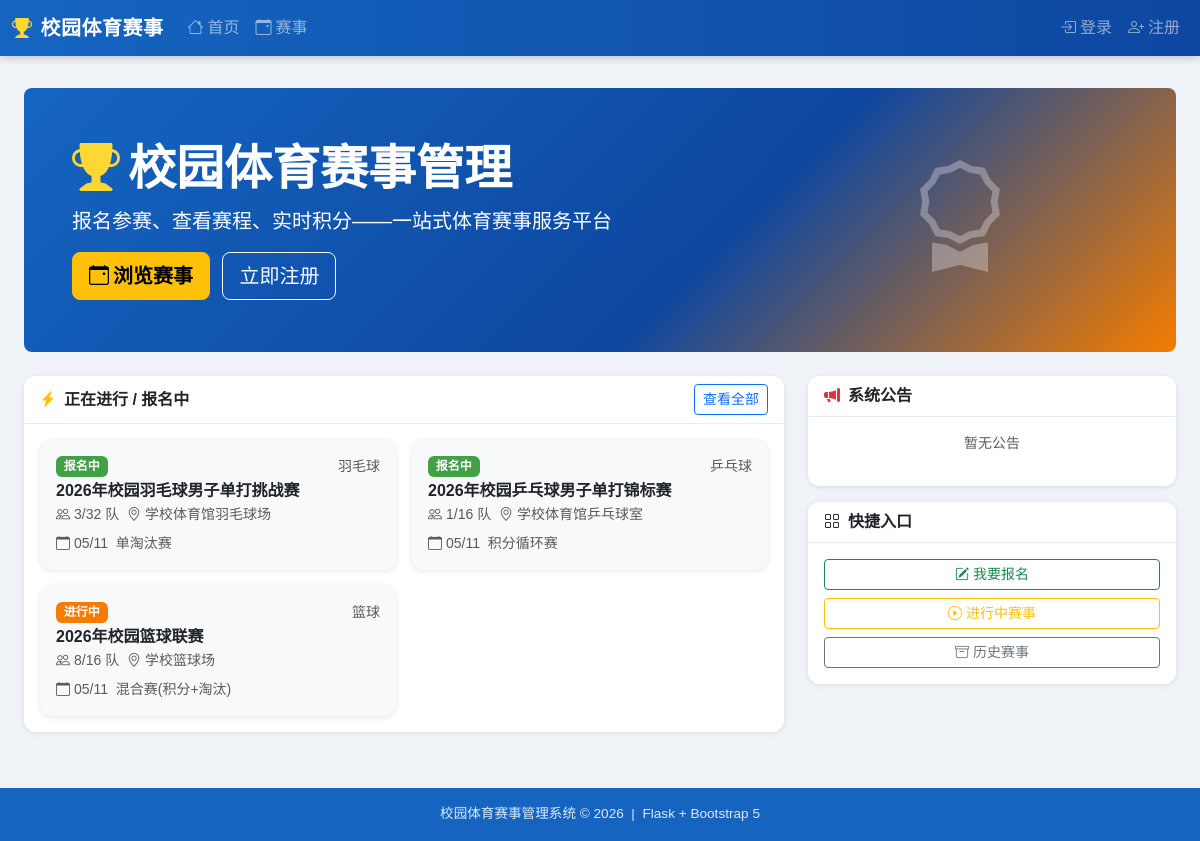
The page / on the database its author committed.
### app/models.py (models this page shows, shortened)
class Competition(db.Model):
    __tablename__ = 'competitions'
    id           = db.Column(db.Integer, primary_key=True)
    name         = db.Column(db.String(128), nullable=False)
    sport_type   = db.Column(db.String(64))          # 篮球/足球/田径/…
    comp_type    = db.Column(db.String(20), default='individual')
    format       = db.Column(db.String(20), default='round_robin')
    description  = db.Column(db.Text)
    rules        = db.Column(db.Text)
    venue        = db.Column(db.String(128))
    max_teams    = db.Column(db.Integer, default=16)
    team_size    = db.Column(db.Integer, default=1)  # 团体赛每队人数
    win_points   = db.Column(db.Integer, default=3)
    draw_points  = db.Column(db.Integer, default=1)
    loss_points  = db.Column(db.Integer, default=0)
    top_advance  = db.Column(db.Integer, default=8)
    status       = db.Column(db.String(20), default='draft')
    reg_start    = db.Column(db.DateTime)
    reg_end      = db.Column(db.DateTime)
    start_date   = db.Column(db.DateTime)
    end_date     = db.Column(db.DateTime)
    created_by   = db.Column(db.Integer, db.ForeignKey('users.id'))
    created_at   = db.Column(db.DateTime, default=datetime.utcnow)
    creator       = db.relationship('User', foreign_keys=[created_by])
    registrations = db.relationship('Registration', backref='competition', lazy='dynamic',
                                    cascade='all, delete-orphan')
    groups        = db.relationship('Group', backref='competition', lazy='dynamic',
                                    cascade='all, delete-orphan')
    matches       = db.relationship('Match', backref='competition', lazy='dynamic',
                                    cascade='all, delete-orphan')
    @property
    def status_label(self):
        labels = {'draft':'草稿','open':'报名中','ongoing':'进行中',
                  'finished':'已结束','cancelled':'已取消'}
        return labels.get(self.status, self.status)
    @property
    def format_label(self):
        labels = {'round_robin':'积分循环赛','knockout':'单淘汰赛','hybrid':'混合赛(积分+淘汰)'}
        return labels.get(self.format, self.format)

### app/blueprints/main.py (the view)
@main_bp.route('/')
def index():
    comps = Competition.query.filter(
        Competition.status.in_(['open', 'ongoing'])
    ).order_by(Competition.start_date.desc()).limit(6).all()
    announcements = Announcement.query.filter_by(competition_id=None)\
        .order_by(Announcement.is_pinned.desc(), Announcement.created_at.desc())\
        .limit(5).all()
    finished = Competition.query.filter_by(status='finished')\
        .order_by(Competition.end_date.desc()).limit(4).all()
    return render_template('main/index.html',
                           comps=comps,
                           announcements=announcements,
                           finished=finished)

### app/templates/main/index.html (shortened to what this page needs)
{% extends "base.html" %}
{% block content %}
<div class="rounded-3 mb-4 p-5 text-white"
     style="background:linear-gradient(135deg,#1565c0 0%,#0d47a1 60%,#f57c00 100%)">
  <div class="row align-items-center">
    <div class="col-md-8">
      <h1 class="display-5 fw-bold"><i class="bi bi-trophy-fill me-2" style="color:#fdd835"></i>校园体育赛事管理</h1>
      <p class="lead mb-3">报名参赛、查看赛程、实时积分——一站式体育赛事服务平台</p>
      <a href="{{ url_for('competition.list_comps') }}" class="btn btn-warning btn-lg fw-bold me-2">
        <i class="bi bi-calendar-event me-1"></i>浏览赛事
      </a>
      {% if not current_user.is_authenticated %}
      <a href="{{ url_for('auth.register') }}" class="btn btn-outline-light btn-lg">立即注册</a>
      {% endif %}
    </div>
    <div class="col-md-4 text-center d-none d-md-block">
      <i class="bi bi-award" style="font-size:7rem;opacity:.3"></i>
    </div>
  </div>
</div>
<div class="row g-4">
  <div class="col-lg-8">
    <div class="card h-100">
      <div class="card-header d-flex justify-content-between align-items-center">
        <span><i class="bi bi-lightning-charge-fill text-warning me-2"></i>正在进行 / 报名中</span>
        <a href="{{ url_for('competition.list_comps') }}" class="btn btn-sm btn-outline-primary">查看全部</a>
      </div>
      <div class="card-body">
        {% if comps %}
        <div class="row g-3">
          {% for c in comps %}
          <div class="col-md-6">
            <div class="card border-0 bg-light h-100">
              <div class="card-body">
                <div class="d-flex justify-content-between mb-1">
                  <span class="badge text-white badge-{{ c.status }}">{{ c.status_label }}</span>
                  <small class="text-muted">{{ c.sport_type }}</small>
                </div>
                <h6 class="fw-bold mb-1">
                  <a href="{{ url_for('competition.detail', cid=c.id) }}" class="text-decoration-none text-dark">{{ c.name }}</a>
                </h6>
                <div class="small text-muted mb-2">
                  <i class="bi bi-people me-1"></i>{{ c.registrations.filter_by(status='approved').count() }}/{{ c.max_teams }} 队
                  &nbsp;<i class="bi bi-geo-alt me-1"></i>{{ c.venue or '待定' }}
                </div>
                <div class="small text-muted">
                  {% if c.start_date %}<i class="bi bi-calendar me-1"></i>{{ c.start_date.strftime('%m/%d') }}{% endif %}
                  &nbsp;{{ c.format_label }}
                </div>
              </div>
            </div>
          </div>
          {% endfor %}
        </div>
        {% else %}
        <div class="text-center text-muted py-4"><i class="bi bi-calendar-x" style="font-size:3rem"></i><br>暂无进行中的赛事</div>
        {% endif %}
      </div>
    </div>
  </div>
  <div class="col-lg-4">
    <div class="card mb-3">
      <div class="card-header"><i class="bi bi-megaphone-fill text-danger me-2"></i>系统公告</div>
      <div class="card-body p-0">
        {% if announcements %}
        <ul class="list-group list-group-flush">
          {% for a in announcements %}
          <li class="list-group-item py-2 px-3">
            {% if a.is_pinned %}<i class="bi bi-pin-fill text-danger me-1"></i>{% endif %}
            <span class="small">{{ a.title }}</span>
            <div class="text-muted" style="font-size:.75rem">{{ a.created_at.strftime('%Y-%m-%d') }}</div>
          </li>
          {% endfor %}
        </ul>
        {% else %}
        <p class="text-muted text-center py-3 small">暂无公告</p>
        {% endif %}
      </div>
    </div>
    <div class="card">
      <div class="card-header"><i class="bi bi-grid me-2"></i>快捷入口</div>
      <div class="card-body">
        <div class="d-grid gap-2">
          <a href="{{ url_for('competition.list_comps', status='open') }}" class="btn btn-outline-success btn-sm">
            <i class="bi bi-pencil-square me-1"></i>我要报名
          </a>
          <a href="{{ url_for('competition.list_comps', status='ongoing') }}" class="btn btn-outline-warning btn-sm">
            <i class="bi bi-play-circle me-1"></i>进行中赛事
          </a>
          <a href="{{ url_for('competition.list_comps', status='finished') }}" class="btn btn-outline-secondary btn-sm">
            <i class="bi bi-archive me-1"></i>历史赛事
          </a>
        </div>
      </div>
    </div>
  </div>
</div>
{% endblock %}

### app/templates/base.html (style rules this page uses)
:root { --primary: #1565c0; --accent: #f57c00; --sidebar-width: 220px; }
body { background: #f0f4f8; font-family: 'Microsoft YaHei', sans-serif; }
.card { border: none; box-shadow: 0 1px 6px rgba(0,0,0,.1); border-radius: 12px; }
.card-header { background: #fff; border-bottom: 1px solid #e8edf2; font-weight:600; border-radius:12px 12px 0 0 !important; }
.badge-open { background:#43a047; }
.badge-ongoing { background:#f57c00; }

### rows shown on the page
Competition: status_label "报名中", sport_type "羽毛球", name "2026年校园羽毛球男子单打挑战赛", registrations.filter_by "3", max_teams "32", venue "学校体育馆羽毛球场", start_date "05/11", format_label "单淘汰赛"
Competition: status_label "报名中", sport_type "乒乓球", name "2026年校园乒乓球男子单打锦标赛", registrations.filter_by "1", max_teams "16", venue "学校体育馆乒乓球室", start_date "05/11", format_label "积分循环赛"
Competition: status_label "进行中", sport_type "篮球", name "2026年校园篮球联赛", registrations.filter_by "8", max_teams "16", venue "学校篮球场", start_date "05/11", format_label "混合赛(积分+淘汰)"
